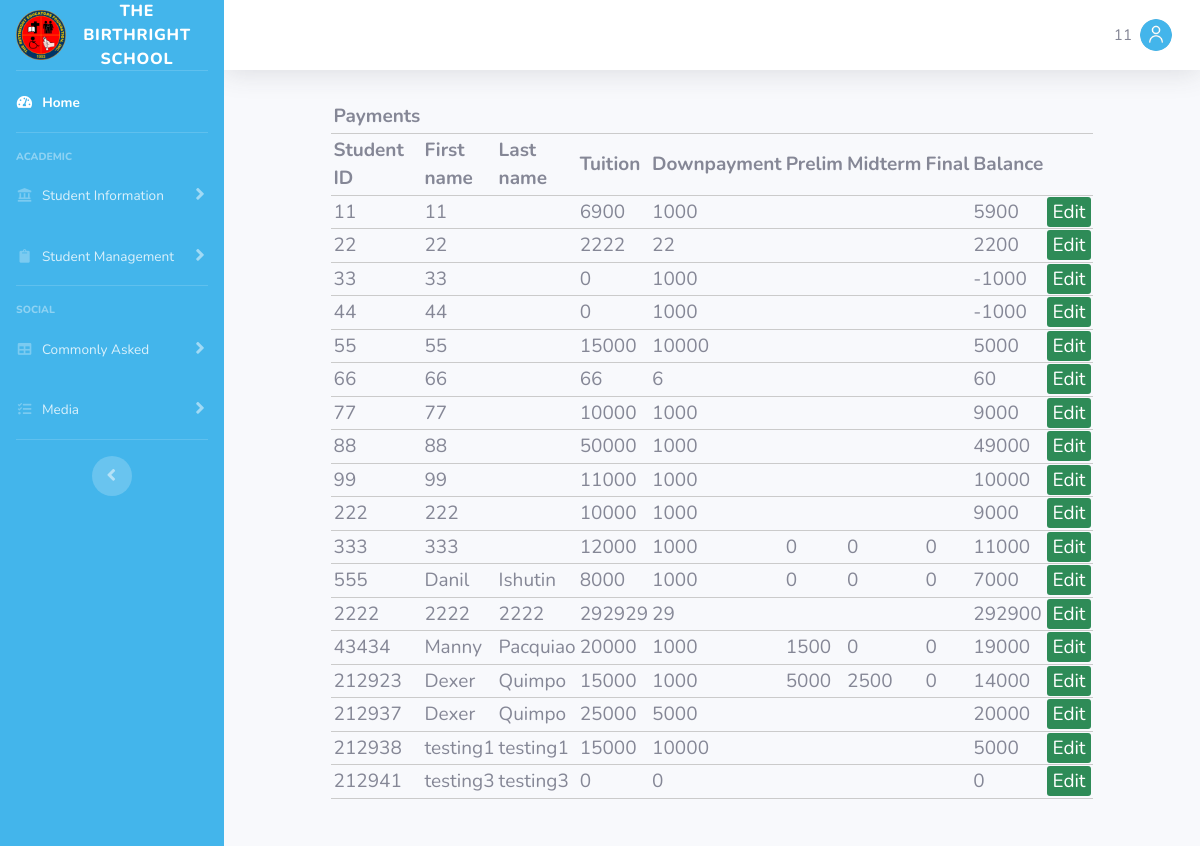
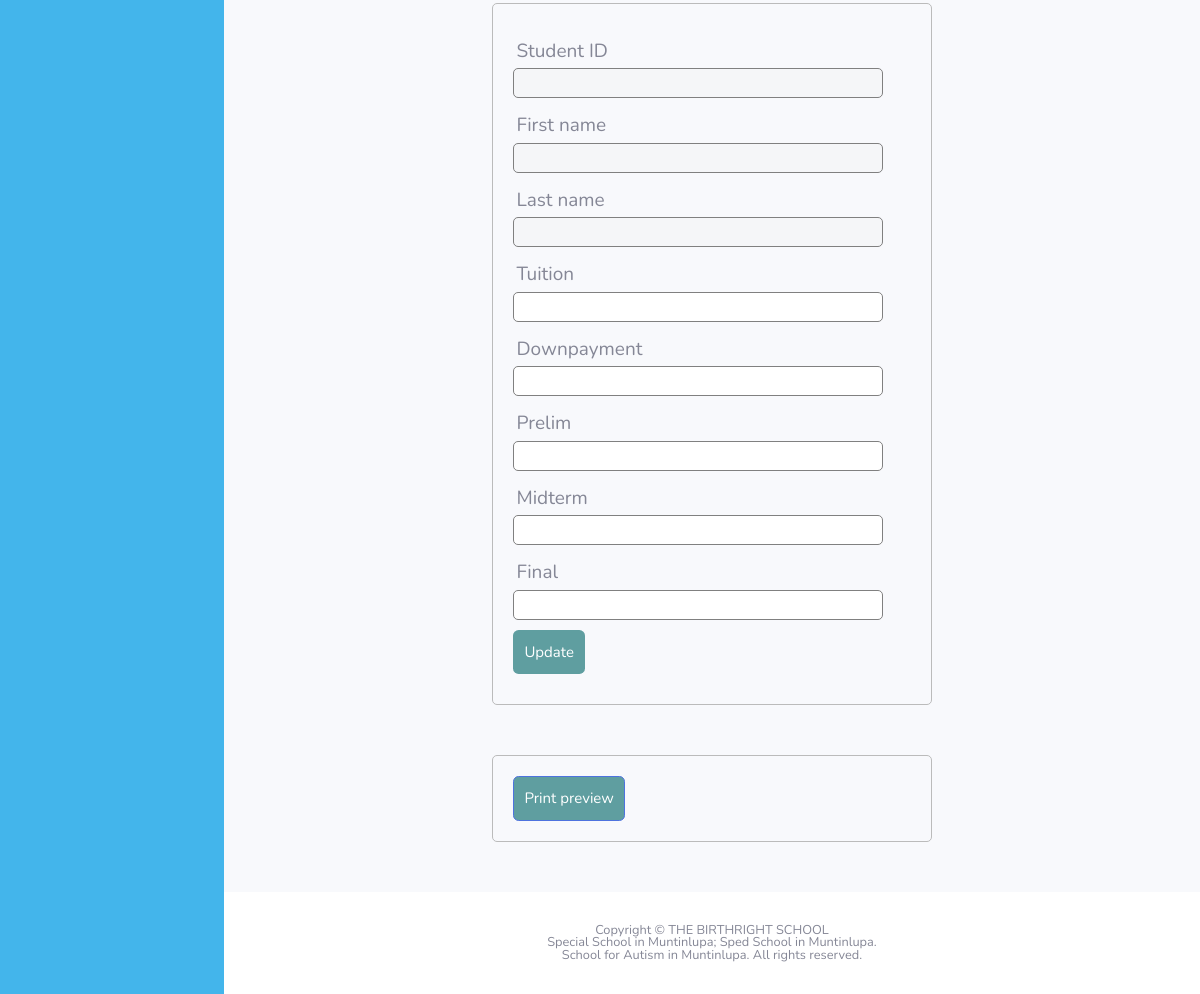
Screenshot of /studentacc.php (signed in) with the database file from the repository (2 pictures, top to bottom).
### tables this page shows
CREATE TABLE `accounts` (
  `student_id` int(11) NOT NULL,
  `first_name` varchar(45) DEFAULT NULL,
  `last_name` varchar(45) DEFAULT NULL,
  `prelim` int(11) DEFAULT NULL,
  `midterm` int(11) DEFAULT NULL,
  `final` int(11) DEFAULT NULL,
  `total_tuition` int(11) DEFAULT '0',
  `downpayment` int(11) DEFAULT '0',
  `month1` int(11) DEFAULT '0',
  `month2` int(11) DEFAULT '0',
  `month3` int(11) DEFAULT '0',
  `month4` int(11) DEFAULT '0',
  `month5` int(11) DEFAULT '0',
  `month6` int(11) DEFAULT '0',
  `month7` int(11) DEFAULT '0',
  `month8` int(11) DEFAULT '0',
  `month9` int(11) DEFAULT '0',
  `balance` decimal(11,2) DEFAULT '0.00',
  `total_payment` decimal(11,2) DEFAULT '0.00',
  `monthly_payment` decimal(11,2) DEFAULT '0.00',
  `late_payer` varchar(45) DEFAULT 'N',
  `late_payment1` int(11) DEFAULT '0',
  `late_payment2` int(11) DEFAULT '0',
  `late_payment3` int(11) DEFAULT '0',
  `late_payment4` int(11) DEFAULT '0',
  `late_payment5` int(11) DEFAULT '0',
  `fully_paid` varchar(45) DEFAULT 'N',
  PRIMARY KEY (`student_id`)
);

### studentaccserver.php (called while the page is built, shortened)
<?php
		class Sub1 {
		public function Subject1() {
		$studentid = 0;
		$firstname = "";
		$lastname = "";
		$db = mysqli_connect('localhost', 'root', 'ieti19', 'birthright_db');
		$results = mysqli_query($db, "SELECT student_id, first_name, last_name, prelim, midterm, final, total_tuition, downpayment FROM birthright_db.accounts, birthright_db.login where username = first_name and tag = '2'");
		return $results;
		}
		}
		class gradeCalculation {
		public function Calculate() {
		$db = mysqli_connect('localhost', 'root', 'ieti19', 'birthright_db');
		$results = mysqli_query($db, "SELECT student_id, first_name, last_name, prelim, midterm, final, total_tuition, downpayment FROM birthright_db.accounts, birthright_db.login where username = first_name and tag = '2'");
		if ($row=mysqli_fetch_array($results)) {
		echo $net;
		echo "</td>";
		}
		}
		}
?>

### studentacc.php (the view, shortened to what this page needs)
<?php
	include_once ("./web-page-parts/header.php");
	include_once ("./web-page-parts/sidebar.php");
	include_once ("./web-page-parts/topbar.php");
?>
<?php
include('studentaccserver.php');
	$Sub1 = new Sub1();
	$Link = $Sub1->Subject1();
?>
<!DOCTYPE html>
<html>
<head>
	<link rel="stylesheet" type = "text/css" href = "gradestyle.css">
</head>
<body>
<table>
	<thead>
			<th>
			<?php
			echo "Payments ";
			?>
			</th>
		<tr>
			<th>Student ID</th>
			<th>First name</th>
			<th>Last name</th>
			<th>Tuition</th>
			<th>Downpayment</th>
			<th>Prelim</th>
			<th>Midterm</th>
			<th>Final</th>
			<th>Balance</th>
		</tr>
	</thead>
	<tbody>
			<?php while($row = $Link->fetch_assoc()){ ?>
		<tr>
			<?php $net = ($row['total_tuition'] - $row['downpayment']);?>
			<td><?php echo $row['student_id']; ?> </td>
			<td><?php echo $row['first_name']; ?> </td>
			<td><?php echo $row['last_name']; ?> </td>
			<td><?php echo $row['total_tuition']; ?> </td>
			<td><?php echo $row['downpayment']; ?> </td>
			<td><?php echo $row['prelim']; ?> </td>
			<td><?php echo $row['midterm']; ?> </td>
			<td><?php echo $row['final']; ?> </td>
			<td><?php echo $net ?> </td>
			<?php
				$test = new gradeCalculation();
				$test->Calculate();
			?>
			<td>
				<a class = "edit_btn" href="studentacc.php?edit=<?php echo $row['student_id']; ?>">Edit</a>
			</td>
		</tr>
		<?php } ?>
	</tbody>
</table>
<form method = "post" action = "studentaccserver.php">
	<div class = "input-group">
		<label>Student ID</label>
		<input type = "number" name = "studentid" value = "<?php echo $studentid; ?>" readonly disabled>
	</div>
	<div class = "input-group">
		<label>First name</label>
		<input type = "text" name = "firstname" value = "<?php echo $firstname; ?>" readonly disabled>
	</div>
	<div class = "input-group">
		<label>Last name</label>
		<input type = "text" name = "lastname" value = "<?php echo $lastname; ?>" disabled>
	</div>
	<div class = "input-group">
		<label>Tuition</label>
		<input type = "number" step = "0.1" name = "tuition" value = "<?php echo $tuition; ?>">
	</div>
	<div class = "input-group">
		<label>Downpayment</label>
		<input type = "number" step = "0.1" name = "downpayment" value = "<?php echo $downpayment; ?>">
	</div>
	<div class = "input-group">
		<label>Prelim</label>
		<input type = "number" step = "0.1" name = "prelim" value = "<?php echo $prelim; ?>">
	</div>
		<div class = "input-group">
		<label>Midterm</label>
		<input type = "number" step = "0.1" name = "midterm" value = "<?php echo $midterm; ?>">
	</div>
	<div class = "input-group">
		<label>Final</label>
		<input type = "number" step = "0.1" name = "final" value = "<?php echo $final; ?>">
	</div>
	<div class = "input-group">
			<button type = "submit" name = "update" class = "btn">Update</button>
	</div>
</form>
			<td><?php
			echo '<form method = "post" target="_blank" action = "print1.php"> <button name = "print" class="btn btn-primary" id="print-btn">Print preview</button> </form>'; ?>
			</td>
			<td><?php echo '<link rel="stylesheet" type="text/css" href="assets/css/printz.css" media="print">'; ?> </td>
</body>
</html>
<?php
	include_once("./web-page-parts/footer.php");
?>

### gradestyle.css (style rules this page uses)
body { font-size: 19px; }
table { width: 50%; margin: 30px auto; border-collapse: collapse; text-align: left; }
tr { border-bottom: 1px solid #cbcbcb }
th, td { border: none; height: 30px; padding: 2px; }
form { width: 45%; margin: 50px auto; text-align: left; padding: 20px; border: 1px solid #bbbbbb; border-radius: 5px; }
.input-group { margin: 10px 0px 10px 0px; }
.input-group label { display: block; text-align: left; margin: 3px; }
.input-group input { height: 30px; width: 93%; padding: 5px 10px; font-size: 16px; border-radius: 5px; border: 1px solid gray; }
.btn { padding: 10px; font-size: 15px; color: white; background: #5F9EA0; border: none: border-radius: 5px; }
.edit_btn { text-decoration: none; padding: 2px 5px; background: #2E8B57; color: white; border-radius: 3px; }

### assets/css/printz.css (style rules this page uses)
#print-btn { display: none; visibility: none; }

### rows the page displays
accounts: student_id "11", first_name "11", total_tuition "6900", downpayment "1000", net "5900"
accounts: student_id "22", first_name "22", total_tuition "2222", downpayment "22", net "2200"
accounts: student_id "33", first_name "33", total_tuition "0", downpayment "1000", net "-1000"
accounts: student_id "44", first_name "44", total_tuition "0", downpayment "1000", net "-1000"
accounts: student_id "55", first_name "55", total_tuition "15000", downpayment "10000", net "5000"
accounts: student_id "66", first_name "66", total_tuition "66", downpayment "6", net "60"
accounts: student_id "77", first_name "77", total_tuition "10000", downpayment "1000", net "9000"
accounts: student_id "88", first_name "88", total_tuition "50000", downpayment "1000", net "49000"
accounts: student_id "99", first_name "99", total_tuition "11000", downpayment "1000", net "10000"
accounts: student_id "222", first_name "222", total_tuition "10000", downpayment "1000", net "9000"
accounts: student_id "333", first_name "333", total_tuition "12000", downpayment "1000", prelim "0", midterm "0", final "0", net "11000"
accounts: student_id "555", first_name "Danil", last_name "Ishutin", total_tuition "8000", downpayment "1000", prelim "0", midterm "0", final "0", net "7000"
accounts: student_id "2222", first_name "2222", last_name "2222", total_tuition "292929", downpayment "29", net "292900"
accounts: student_id "43434", first_name "Manny", last_name "Pacquiao", total_tuition "20000", downpayment "1000", prelim "1500", midterm "0", final "0", net "19000"
accounts: student_id "212923", first_name "Dexer", last_name "Quimpo", total_tuition "15000", downpayment "1000", prelim "5000", midterm "2500", final "0", net "14000"
accounts: student_id "212937", first_name "Dexer", last_name "Quimpo", total_tuition "25000", downpayment "5000", net "20000"
accounts: student_id "212938", first_name "testing1", last_name "testing1", total_tuition "15000", downpayment "10000", net "5000"
accounts: student_id "212941", first_name "testing3", last_name "testing3", total_tuition "0", downpayment "0"

### other values shown
$_SESSION['User'] "11"
